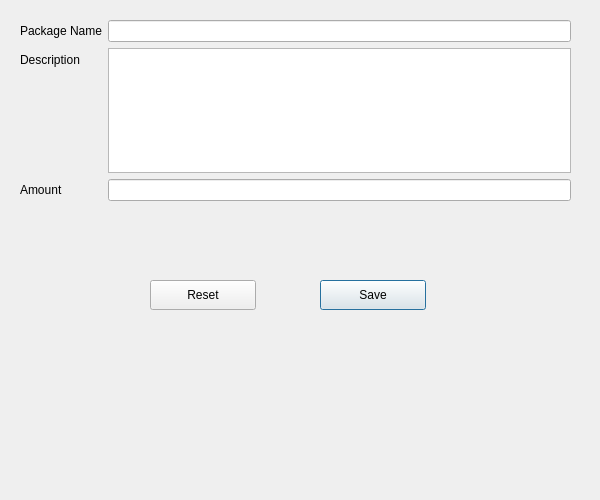
<?xml version="1.0" encoding="UTF-8"?>
<ui version="4.0">
 <class>addPackage</class>
 <widget class="QDialog" name="addPackage">
  <property name="geometry">
   <rect>
    <x>0</x>
    <y>0</y>
    <width>600</width>
    <height>500</height>
   </rect>
  </property>
  <property name="maximumSize">
   <size>
    <width>600</width>
    <height>500</height>
   </size>
  </property>
  <property name="windowTitle">
   <string>Add Package</string>
  </property>
  <widget class="QWidget" name="formLayoutWidget">
   <property name="geometry">
    <rect>
     <x>20</x>
     <y>20</y>
     <width>551</width>
     <height>181</height>
    </rect>
   </property>
   <layout class="QFormLayout" name="formLayout">
    <item row="1" column="0">
     <widget class="QLabel" name="label">
      <property name="text">
       <string>Package Name</string>
      </property>
     </widget>
    </item>
    <item row="1" column="1">
     <widget class="QLineEdit" name="txtPackageName"/>
    </item>
    <item row="2" column="0">
     <widget class="QLabel" name="label_2">
      <property name="text">
       <string>Description</string>
      </property>
     </widget>
    </item>
    <item row="2" column="1">
     <widget class="QTextEdit" name="txtDescription"/>
    </item>
    <item row="3" column="0">
     <widget class="QLabel" name="label_3">
      <property name="text">
       <string>Amount</string>
      </property>
     </widget>
    </item>
    <item row="3" column="1">
     <widget class="QLineEdit" name="txtAmount"/>
    </item>
   </layout>
  </widget>
  <widget class="QPushButton" name="btnSave">
   <property name="geometry">
    <rect>
     <x>320</x>
     <y>280</y>
     <width>106</width>
     <height>30</height>
    </rect>
   </property>
   <property name="text">
    <string>Save</string>
   </property>
  </widget>
  <widget class="QPushButton" name="btnReset">
   <property name="geometry">
    <rect>
     <x>150</x>
     <y>280</y>
     <width>106</width>
     <height>30</height>
    </rect>
   </property>
   <property name="text">
    <string>Reset</string>
   </property>
  </widget>
 </widget>
 <resources/>
 <connections/>
</ui>
